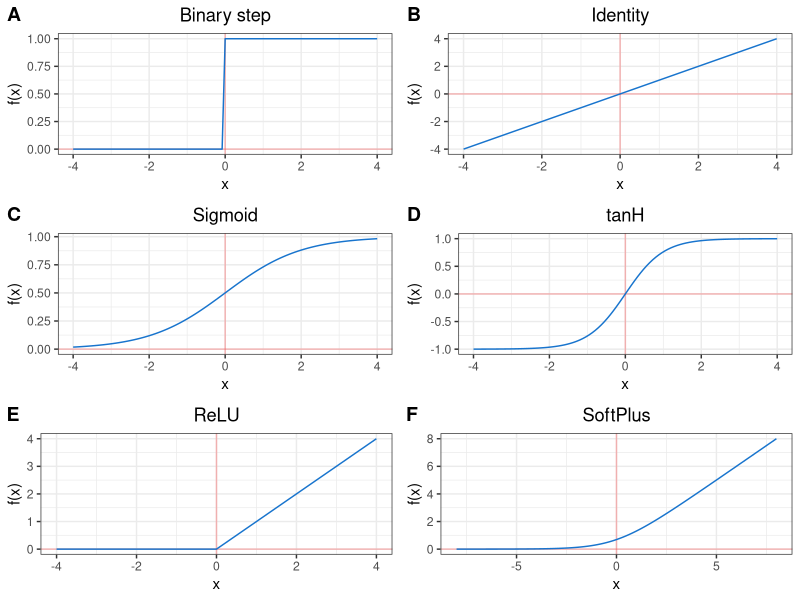
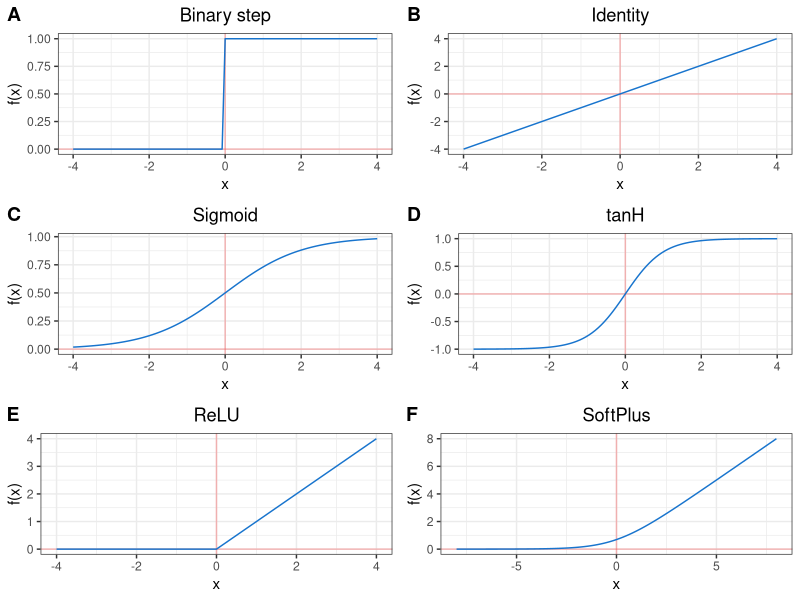

R code for these plots, in order:
require(ggplot2)
require(ggpubr)

plot_activation_function <- function(f, title, range){
  ggplot(data.frame(x=range), mapping=aes(x=x)) + 
    geom_hline(yintercept=0, color='red', alpha=1/4) +
    geom_vline(xintercept=0, color='red', alpha=1/4) +
    stat_function(fun=f, colour = "dodgerblue3") +
    ggtitle(title) + theme_bw() +
    scale_x_continuous(name='x') +
    scale_y_continuous(name='f(x)') +
    theme(plot.title = element_text(hjust = 0.5))
}


f <- function(x) {x}
ident = plot_activation_function(f,"Identity",c(-4,4))

f <- function(x){   ifelse(x >= 0, 1, 0) }
binary_step  = plot_activation_function(f,"Binary step",c(-4,4))

f <- function(x){1 / (1 + exp(-x))}
sig = plot_activation_function(f, 'Sigmoid', c(-4,4))

tanh_func <- function(x){tanh(x)}
tanH = plot_activation_function(tanh_func, 'tanH', c(-4,4))


rec_lu_func <- function(x){ ifelse(x < 0 , 0, x )}
RELU  = plot_activation_function(rec_lu_func, 'ReLU', c(-4,4))

soft_plus_func <- function(x){ log(1 + exp(x))}
softy = plot_activation_function(soft_plus_func, 'SoftPlus', c(-8,8))


ggarrange(binary_step, ident,
          sig, tanH,
          RELU , softy,
          labels = LETTERS[1:6] ,
          ncol = 2 , nrow=3)

ggsave("Figures/activation.pdf")
